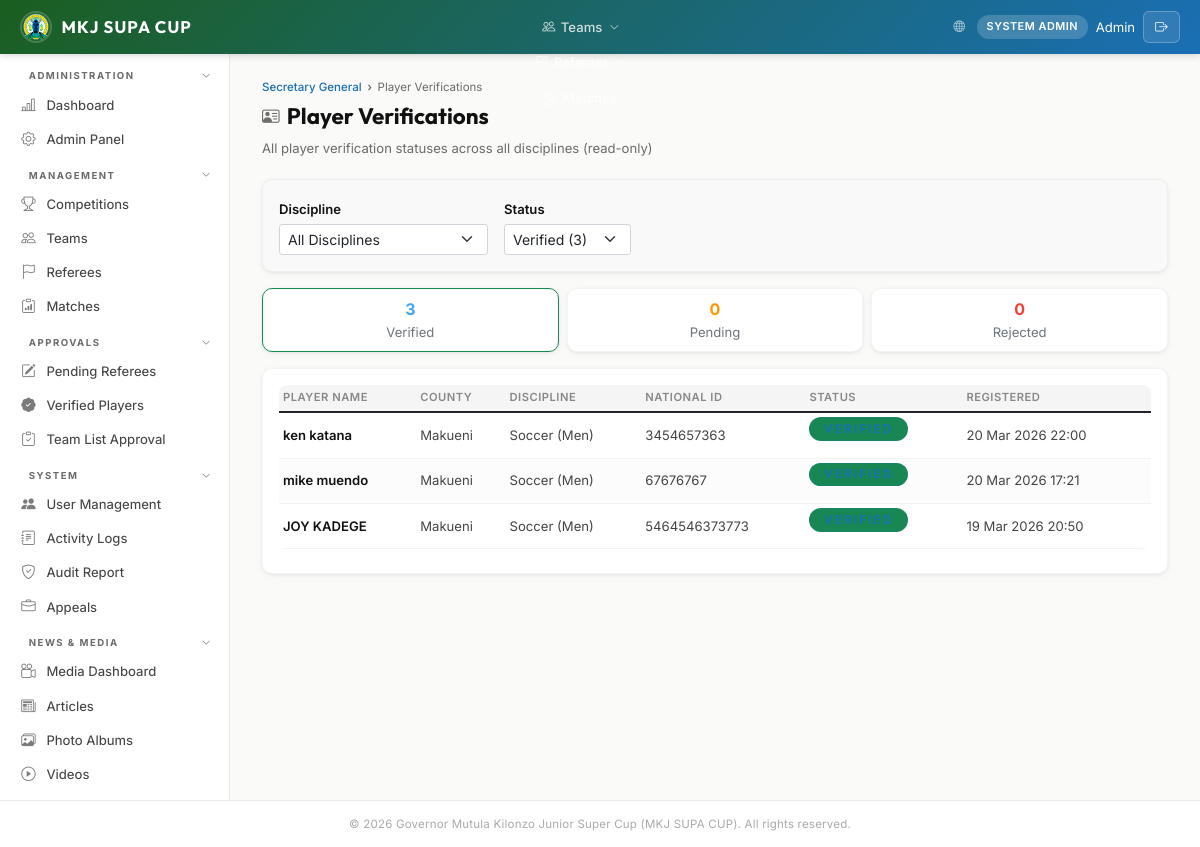
/portal/sg/verifications/ (signed in), run on the app's committed database.
### accounts/models.py (models this page shows, shortened)
class User(AbstractBaseUser, PermissionsMixin):
    email       = models.EmailField(unique=True)
    first_name  = models.CharField(max_length=100)
    last_name   = models.CharField(max_length=100)
    phone       = models.CharField(max_length=13, validators=[kenya_phone_validator])
    role        = models.CharField(max_length=30, choices=UserRole.choices, default=UserRole.TEAM_MANAGER)
    county      = models.CharField(max_length=100, blank=True, help_text="Kenyan county")
    sub_county  = models.CharField(
        max_length=100, blank=True, default="",
        help_text="Sub-county or constituency assignment for sub-county sports officers",
    )
    profile_photo = models.ImageField(upload_to="profiles/", null=True, blank=True)
    is_active   = models.BooleanField(default=True)
    is_staff    = models.BooleanField(default=False)
    is_suspended = models.BooleanField(default=False, help_text="Admin-suspended account")
    assigned_discipline = models.CharField(
        max_length=30, blank=True, default="",
        help_text="Sport family or discipline this user manages (for Coordinator / Scout roles)",
    )
    must_change_password = models.BooleanField(
        default=False,
        help_text="When True the user must set a new password on next login.",
    )
    date_joined = models.DateTimeField(default=timezone.now)
    last_login  = models.DateTimeField(null=True, blank=True)
    objects = UserManager()
    USERNAME_FIELD  = "email"
    REQUIRED_FIELDS = ["first_name", "last_name"]
    class Meta:
        verbose_name      = "User"
        verbose_name_plural = "Users"
        ordering = ["last_name", "first_name"]

### teams/models.py (models this page shows, shortened)
class CountyPlayer(models.Model):
    discipline = models.ForeignKey(
        CountyDiscipline, on_delete=models.CASCADE,
        related_name="players",
    )
    first_name = models.CharField(max_length=100)
    last_name = models.CharField(max_length=100)
    date_of_birth = models.DateField()
    national_id_number = models.CharField(
        max_length=20, unique=True, validators=[national_id_validator],
        help_text="National ID — unique across all counties and disciplines",
    )
    huduma_number = models.CharField(
        max_length=30, blank=True, default="",
        help_text="Huduma Namba / Huduma Kenya number",
    )
    phone = models.CharField(max_length=13, validators=[kenya_phone_validator])
    sub_county = models.CharField(
        max_length=100, blank=True, default="",
        help_text="Sub-county the player represents",
    )
    ward = models.CharField(
        max_length=100, blank=True, default="",
        help_text="Ward within the sub-county",
    )
    position = models.CharField(max_length=10, blank=True, default="",
                                help_text="Player position (where applicable)")
    jersey_number = models.PositiveIntegerField(null=True, blank=True,
                                                help_text="Jersey number")
    photo = models.ImageField(upload_to="county_players/photos/", null=True, blank=True,
                              help_text="Passport-size photo (required)")
    iprs_photo = models.ImageField(
        upload_to="county_players/iprs_photos/", null=True, blank=True,
        help_text="Passport photo returned from IPRS lookup (auto-populated)",
    )
    id_document = models.ImageField(upload_to="county_players/ids/", null=True, blank=True,
                                    help_text="Copy of National ID (required)")
    birth_certificate = models.ImageField(
        upload_to="county_players/birth_certs/", null=True, blank=True,
        help_text="Copy of Birth Certificate (optional)",
    )
    verification_status = models.CharField(
        max_length=20,
        choices=[
            ("pending", "Pending Verification"),
            ("verified", "Verified / Approved"),
            ("rejected", "Rejected"),
            ("resubmit", "Requires Resubmission"),
        ],
        default="pending",
    )
    rejection_reason = models.TextField(blank=True, default="")
    huduma_status = models.CharField(
        max_length=20,
        choices=[
            ("not_checked", "Not Checked"),
            ("verified", "Verified"),
            ("failed", "Failed"),
        ],
        default="not_checked",
    )
    huduma_verified_at = models.DateTimeField(null=True, blank=True)
    higher_league_status = models.CharField(
        max_length=20,
        choices=[
            ("not_checked", "Not Checked"),
            ("clear", "Clear"),
            ("flagged", "Flagged — Higher League / National Team"),
        ],
        default="not_checked",
        help_text="For non-football disciplines: check if player is in higher league or national team",
    )
    higher_league_details = models.TextField(
        blank=True, default="",
        help_text="Details of higher league / national team participation if flagged",
    )
    registered_at = models.DateTimeField(auto_now_add=True)
    class Meta:
        ordering = ["last_name", "first_name"]

class CountyDiscipline(models.Model):
    registration = models.ForeignKey(
        CountyRegistration, on_delete=models.CASCADE,
        related_name="disciplines",
    )
    sport_type = models.CharField(max_length=30, choices=SportType.choices)
    sub_county = models.CharField(
        max_length=100,
        blank=True,
        default="",
        help_text="Sub-county or constituency that owns this discipline entry",
    )
    class Meta:
        unique_together = ["registration", "sport_type", "sub_county"]
        ordering = ["sub_county", "sport_type"]

class CountyRegistration(models.Model):
    user = models.OneToOneField(
        settings.AUTH_USER_MODEL,
        on_delete=models.CASCADE,
        related_name="county_registration",
    )
    county = models.CharField(
        max_length=100,
        choices=KenyaCounty.choices,
        unique=True,
        help_text="Kenyan county (only one admin per county)",
    )
    director_name = models.CharField(
        max_length=200, blank=True, default="",
        help_text="Full name of the Director of Sports for this county",
    )
    director_phone = models.CharField(
        max_length=13, validators=[kenya_phone_validator],
        help_text="Phone number of the Director of Sports",
    )
    status = models.CharField(
        max_length=20,
        choices=CountyRegStatus.choices,
        default=CountyRegStatus.PENDING_PAYMENT,
    )
    mpesa_reference = models.CharField(max_length=100, blank=True, default="",
                                        help_text="M-Pesa transaction code from confirmation SMS")
    mpesa_phone = models.CharField(max_length=13, blank=True, default="", validators=[kenya_phone_validator],
                                    help_text="Phone number used for M-Pesa payment")
    mpesa_checkout_id = models.CharField(max_length=100, blank=True, default="",
                                          help_text="Daraja STK push CheckoutRequestID")
    bank_slip = models.FileField(upload_to="county_reg/bank_slips/", null=True, blank=True,
                                  help_text="Bank deposit slip (image or PDF)")
    bank_reference = models.CharField(max_length=100, blank=True, default="",
                                       help_text="Bank payment/transfer reference code")
    payment_amount = models.DecimalField(max_digits=10, decimal_places=2, null=True, blank=True)
    payment_method = models.CharField(max_length=20, blank=True, default="",
                                       help_text="mpesa or bank_transfer")
    payment_submitted_at = models.DateTimeField(null=True, blank=True)
    approved_by = models.ForeignKey(
        settings.AUTH_USER_MODEL,
        on_delete=models.SET_NULL,
        null=True, blank=True,
        related_name="county_approvals",
    )
    approved_at = models.DateTimeField(null=True, blank=True)
    rejection_reason = models.TextField(blank=True, default="")
    created_at = models.DateTimeField(auto_now_add=True)
    updated_at = models.DateTimeField(auto_now=True)
    class Meta:
        ordering = ["county"]

### mkj_cms/web_views.py (the view)
# urls.py: path("portal/sg/verifications/",             sg_verifications_view,      name="sg_verifications"),
@role_required('secretary_general')
def sg_verifications_view(request):
    tab = request.GET.get('tab', 'verified')
    discipline_filter = request.GET.get('discipline', '')
    players = CountyPlayer.objects.select_related(
        'discipline', 'discipline__registration',
    ).order_by('-registered_at', 'last_name')
    if discipline_filter:
        players = players.filter(discipline__sport_type=discipline_filter)
    verified = players.filter(verification_status='verified')
    pending = players.filter(verification_status='pending')
    rejected = players.filter(verification_status='rejected')
    disciplines = (
        CountyDiscipline.objects.values_list('sport_type', flat=True)
        .distinct().order_by('sport_type')
    )
    discipline_choices = [(st, dict(SportType.choices).get(st, st)) for st in disciplines]
    return render(request, 'portal/secretary_general/verifications.html', {
        'tab': tab,
        'verified_players': verified,
        'pending_players': pending,
        'rejected_players': rejected,
        'disciplines': discipline_choices,
        'discipline_filter': discipline_filter,
        'stats': {
            'verified': verified.count(),
            'pending': pending.count(),
            'rejected': rejected.count(),
        },
    })

### mkj_cms/web_views.py (called while the page is built)
def role_required(*roles):
    def decorator(view):
        @wraps(view)
        @login_required(login_url='web_login')
        def wrapper(request, *args, **kwargs):
            if request.user.role not in roles and not request.user.is_superuser:
                messages.error(request, 'You do not have permission to access this page.')
                return redirect('dashboard')
            return view(request, *args, **kwargs)
        return wrapper
    return decorator

### templates/portal/secretary_general/verifications.html (shortened to what this page needs)
{% extends 'base.html' %}
{% block content %}
<div class="page-header">
    <div class="breadcrumb">
        <a href="{% url 'sg_dashboard' %}">Secretary General</a>
        <span>Player Verifications</span>
    </div>
    <h1><i class="bi bi-person-vcard"></i> Player Verifications</h1>
    <p>All player verification statuses across all disciplines (read-only)</p>
</div>
<div class="card p-3 mb-3" style="background:#f9f9f9;">
    <form method="get" class="d-flex gap-3 align-items-end flex-wrap">
        <div>
            <label class="form-label mb-1" style="font-size:.82rem;font-weight:600;">Discipline</label>
            <select name="discipline" class="form-select form-select-sm" onchange="this.form.submit()">
                <option value="">All Disciplines</option>
            </select>
        </div>
        <div>
            <label class="form-label mb-1" style="font-size:.82rem;font-weight:600;">Status</label>
            <select name="tab" class="form-select form-select-sm" onchange="this.form.submit()">
                <option value="verified" {% if tab == 'verified' %}selected{% endif %}>Verified ({{ stats.verified }})</option>
            </select>
        </div>
    </form>
</div>
<div class="row g-2 mb-3">
    <div class="col-md-4">
        <div class="card p-2 text-center {% if tab == 'verified' %}border-success{% endif %}">
            <strong style="color:#42A5F5;">{{ stats.verified }}</strong> <span class="text-muted" style="font-size:.82rem;">Verified</span>
        </div>
    </div>
    <div class="col-md-4">
        <div class="card p-2 text-center {% if tab == 'pending' %}border-warning{% endif %}">
            <strong style="color:#FF9800;">{{ stats.pending }}</strong> <span class="text-muted" style="font-size:.82rem;">Pending</span>
        </div>
    </div>
    <div class="col-md-4">
        <div class="card p-2 text-center {% if tab == 'rejected' %}border-danger{% endif %}">
            <strong style="color:#F44336;">{{ stats.rejected }}</strong> <span class="text-muted" style="font-size:.82rem;">Rejected</span>
        </div>
    </div>
</div>
<div class="card p-3">
    <div class="table-responsive">
        <table class="table table-sm table-hover mb-0">
            <thead style="background:#f5f5f5;">
                <tr>
                    <th>Player Name</th>
                    <th>County</th>
                    <th>Discipline</th>
                    <th>National ID</th>
                    <th>Status</th>
                    <th>Registered</th>
                </tr>
            </thead>
            <tbody>
                {% if tab == 'verified' %}
                    {% for p in verified_players %}
                    <tr>
                        <td><strong>{{ p.first_name }} {{ p.last_name }}</strong></td>
                        <td>{{ p.discipline.registration.county }}</td>
                        <td>{{ p.discipline.get_sport_type_display }}</td>
                        <td>{{ p.national_id_number }}</td>
                        <td><span class="badge bg-success">Verified</span></td>
                        <td>{{ p.registered_at|date:"d M Y H:i"|default:"—" }}</td>
                    </tr>
                    {% empty %}
                    <tr><td colspan="6" class="text-muted text-center">No verified players found</td></tr>
                    {% endfor %}
                {% endif %}
            </tbody>
        </table>
    </div>
</div>
{% endblock %}

### templates/base.html (shortened to what this page needs)
{% load static %}
<!DOCTYPE html>
<html lang="en">
<head>
    <link rel="stylesheet" href="https://cdn.jsdelivr.net/npm/bootstrap@5.1.3/dist/css/bootstrap.min.css">
    <link rel="stylesheet" href="{% static 'css/style.css' %}">
    <link rel="stylesheet" href="https://cdn.jsdelivr.net/npm/bootstrap-icons@1.11.3/font/bootstrap-icons.min.css">
</head>
<body>
    {% block body %}
    <nav class="navbar">
        <div style="display:flex;align-items:center;gap:0">
            <a href="{% url 'dashboard' %}" class="navbar-brand">
                <img src="{% static 'img/Makueni logo.png' %}" alt="Makueni County Logo">
                <span>MKJ SUPA CUP</span>
            </a>
        </div>
        <ul class="navbar-nav">
            {% if user.role == 'admin' or user.role == 'competition_manager' %}
            <li>
                <a href="{% url 'competitions_list' %}" class=""></a>
            </li>
            {% endif %}
            {% if user.role == 'admin' or user.role == 'competition_manager' or user.role == 'verification_officer' or user.role == 'team_manager' %}
            <li>
                <a href="{% url 'teams_list' %}" class="{% if 'team' in request.resolver_match.url_name %}active{% endif %}"><i class="bi bi-people"></i> Teams <i class="bi bi-chevron-down" style="font-size:.6rem;margin-left:.1rem"></i></a>
            </li>
            {% endif %}
            {% if user.role == 'admin' or user.role == 'coordinator' or user.role == 'referee' %}
            <li>
                <a href="{% url 'referees_list' %}" class=""><i class="bi bi-flag"></i> <i class="bi bi-chevron-down" style="font-size:.6rem;margin-left:.1rem"></i></a>
            </li>
            {% endif %}
            <li><a href="{% url 'matches_list' %}" class="{% if 'match' in request.resolver_match.url_name %}active{% endif %}"><i class="bi bi-clipboard-data"></i> Matches</a></li>
        </ul>
        <div class="navbar-user">
            <a href="{% url 'home' %}" style="color:rgba(255,255,255,.65);font-size:.72rem;margin-right:.25rem;"><i class="bi bi-globe"></i></a>
            <span class="role-badge">{{ user.get_role_display }}</span>
            <span style="font-size:.82rem">{{ user.first_name }}</span>
            <form method="post" action="{% url 'web_logout' %}" style="display:inline;">
                <button type="submit" class="btn-logout"><i class="bi bi-box-arrow-right"></i></button>
            </form>
        </div>
    </nav>
    <div class="layout">
        {% include 'includes/sidebar.html' %}
        <main class="main-content">
            {% block content %}{% endblock %}
        </main>
    </div>
    <footer class="footer">
        &copy; 2026 Governor Mutula Kilonzo Junior Super Cup (MKJ SUPA CUP). All rights reserved.
    </footer>
    {% endblock %}
</body>
</html>

### data on the page
User: role "SYSTEM ADMIN", first_name "Admin"
CountyPlayer: first_name "ken", last_name "katana", discipline.registration.county "Makueni", discipline.sport_type "Soccer (Men)", national_id_number "3454657363", registered_at "20 Mar 2026 22:00"
CountyPlayer: first_name "mike", last_name "muendo", discipline.registration.county "Makueni", discipline.sport_type "Soccer (Men)", national_id_number "67676767", registered_at "20 Mar 2026 17:21"
CountyPlayer: first_name "JOY", last_name "KADEGE", discipline.registration.county "Makueni", discipline.sport_type "Soccer (Men)", national_id_number "5464546373773", registered_at "19 Mar 2026 20:50"

### other printed values
{{ stats.verified }} "3"
{{ stats.pending }} "0"
{{ stats.rejected }} "0"
